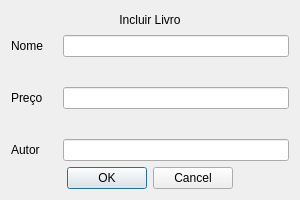
<?xml version="1.0" encoding="UTF-8"?>
<ui version="4.0">
 <class>IncluirLivro</class>
 <widget class="QDialog" name="IncluirLivro">
  <property name="geometry">
   <rect>
    <x>0</x>
    <y>0</y>
    <width>300</width>
    <height>200</height>
   </rect>
  </property>
  <property name="windowTitle">
   <string>Dialog</string>
  </property>
  <layout class="QVBoxLayout" name="verticalLayout">
   <item>
    <widget class="QLabel" name="label_4">
     <property name="text">
      <string>Incluir Livro</string>
     </property>
     <property name="alignment">
      <set>Qt::AlignCenter</set>
     </property>
    </widget>
   </item>
   <item>
    <layout class="QGridLayout" name="gridLayout">
     <property name="horizontalSpacing">
      <number>20</number>
     </property>
     <property name="verticalSpacing">
      <number>30</number>
     </property>
     <item row="1" column="1">
      <widget class="QLineEdit" name="lineEdit_preco"/>
     </item>
     <item row="2" column="1">
      <widget class="QLineEdit" name="lineEdit_autor"/>
     </item>
     <item row="0" column="0">
      <widget class="QLabel" name="label">
       <property name="text">
        <string>Nome</string>
       </property>
      </widget>
     </item>
     <item row="0" column="1">
      <widget class="QLineEdit" name="lineEdit_nome"/>
     </item>
     <item row="2" column="0">
      <widget class="QLabel" name="label_3">
       <property name="text">
        <string>Autor</string>
       </property>
      </widget>
     </item>
     <item row="1" column="0">
      <widget class="QLabel" name="label_2">
       <property name="text">
        <string>Preço</string>
       </property>
      </widget>
     </item>
    </layout>
   </item>
   <item>
    <widget class="QDialogButtonBox" name="buttonBox">
     <property name="orientation">
      <enum>Qt::Horizontal</enum>
     </property>
     <property name="standardButtons">
      <set>QDialogButtonBox::Cancel|QDialogButtonBox::Ok</set>
     </property>
     <property name="centerButtons">
      <bool>true</bool>
     </property>
    </widget>
   </item>
  </layout>
 </widget>
 <resources/>
 <connections>
  <connection>
   <sender>buttonBox</sender>
   <signal>accepted()</signal>
   <receiver>IncluirLivro</receiver>
   <slot>accept()</slot>
   <hints>
    <hint type="sourcelabel">
     <x>248</x>
     <y>254</y>
    </hint>
    <hint type="destinationlabel">
     <x>157</x>
     <y>274</y>
    </hint>
   </hints>
  </connection>
  <connection>
   <sender>buttonBox</sender>
   <signal>rejected()</signal>
   <receiver>IncluirLivro</receiver>
   <slot>reject()</slot>
   <hints>
    <hint type="sourcelabel">
     <x>316</x>
     <y>260</y>
    </hint>
    <hint type="destinationlabel">
     <x>286</x>
     <y>274</y>
    </hint>
   </hints>
  </connection>
 </connections>
</ui>
